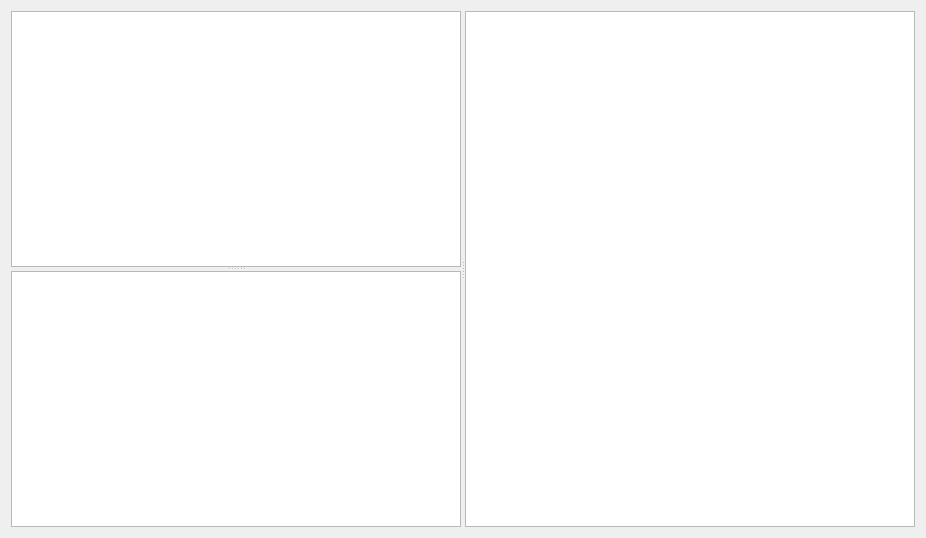
<?xml version="1.0" encoding="UTF-8"?>
<ui version="4.0">
 <class>MainWindow</class>
 <widget class="QWidget" name="MainWindow">
  <property name="geometry">
   <rect>
    <x>0</x>
    <y>0</y>
    <width>926</width>
    <height>538</height>
   </rect>
  </property>
  <property name="windowTitle">
   <string>Graphics View Example</string>
  </property>
  <layout class="QHBoxLayout" name="mainLayout">
   <item>
    <widget class="QSplitter" name="hSplitter">
     <property name="orientation">
      <enum>Qt::Horizontal</enum>
     </property>
     <widget class="QSplitter" name="vSplitter">
      <property name="orientation">
       <enum>Qt::Vertical</enum>
      </property>
      <widget class="QListView" name="toolBoxView">
       <property name="dragEnabled">
        <bool>true</bool>
       </property>
       <property name="dragDropMode">
        <enum>QAbstractItemView::DragOnly</enum>
       </property>
       <property name="alternatingRowColors">
        <bool>true</bool>
       </property>
       <property name="selectionBehavior">
        <enum>QAbstractItemView::SelectRows</enum>
       </property>
       <property name="uniformItemSizes">
        <bool>true</bool>
       </property>
      </widget>
      <widget class="QTableView" name="propertiesView">
       <property name="alternatingRowColors">
        <bool>true</bool>
       </property>
       <property name="selectionMode">
        <enum>QAbstractItemView::SingleSelection</enum>
       </property>
       <property name="selectionBehavior">
        <enum>QAbstractItemView::SelectRows</enum>
       </property>
       <attribute name="verticalHeaderVisible">
        <bool>false</bool>
       </attribute>
      </widget>
     </widget>
     <widget class="QGraphicsView" name="blockView">
      <property name="renderHints">
       <set>QPainter::Antialiasing|QPainter::SmoothPixmapTransform|QPainter::TextAntialiasing</set>
      </property>
      <property name="dragMode">
       <enum>QGraphicsView::RubberBandDrag</enum>
      </property>
     </widget>
    </widget>
   </item>
  </layout>
 </widget>
 <resources/>
 <connections/>
</ui>
